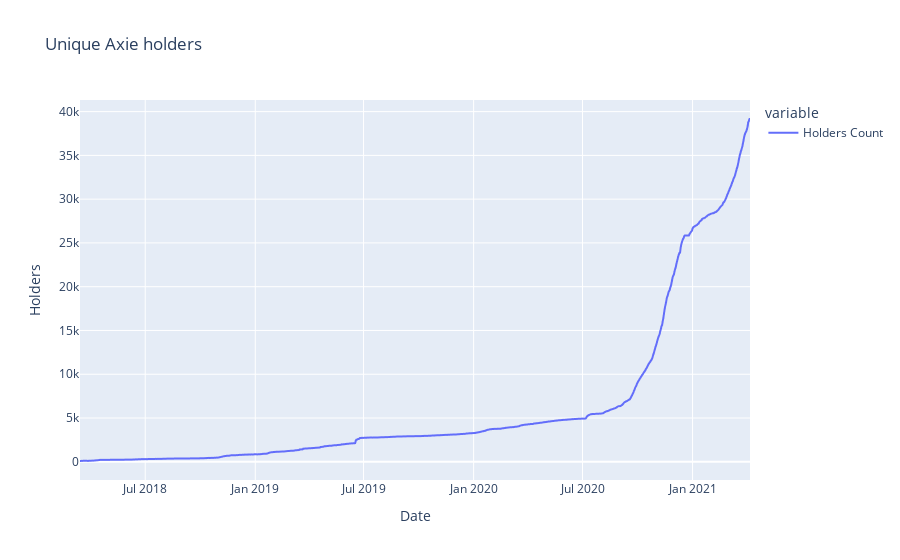

Here is the notebook cell this chart was saved with:
### Code cell
#axie holders are increasing exponentially

fig3 = px.line(axie_holders_df,
    labels={"Date Parsed": "Date", "value": "Holders"},
    title= "Unique Axie holders"
    )
fig3.show()

### Figure 1 — Plotly figure (JSON) as saved in the notebook; plotly's stock layout.template omitted (floating-point values rounded to 4 significant figures; data arrays with more than 128 entries replaced by an {"elided": "..."} marker saying what was removed)
{"data": [{"hovertemplate": "variable=Holders Count<br>Date=%{x}<br>Holders=%{y}<extra></extra>", "legendgroup": "Holders Count", "line": {"color": "#636efa", "dash": "solid"}, "mode": "lines", "name": "Holders Count", "showlegend": true, "type": "scattergl", "x": {"elided": "1123 str values"}, "xaxis": "x", "y": {"elided": "1123 int values"}, "yaxis": "y"}], "layout": {"legend": {"title": {"text": "variable"}, "tracegroupgap": 0}, "title": {"text": "Unique Axie holders"}, "xaxis": {"anchor": "y", "domain": [0, 1], "title": {"text": "Date"}}, "yaxis": {"anchor": "x", "domain": [0, 1], "title": {"text": "Holders"}}}}
